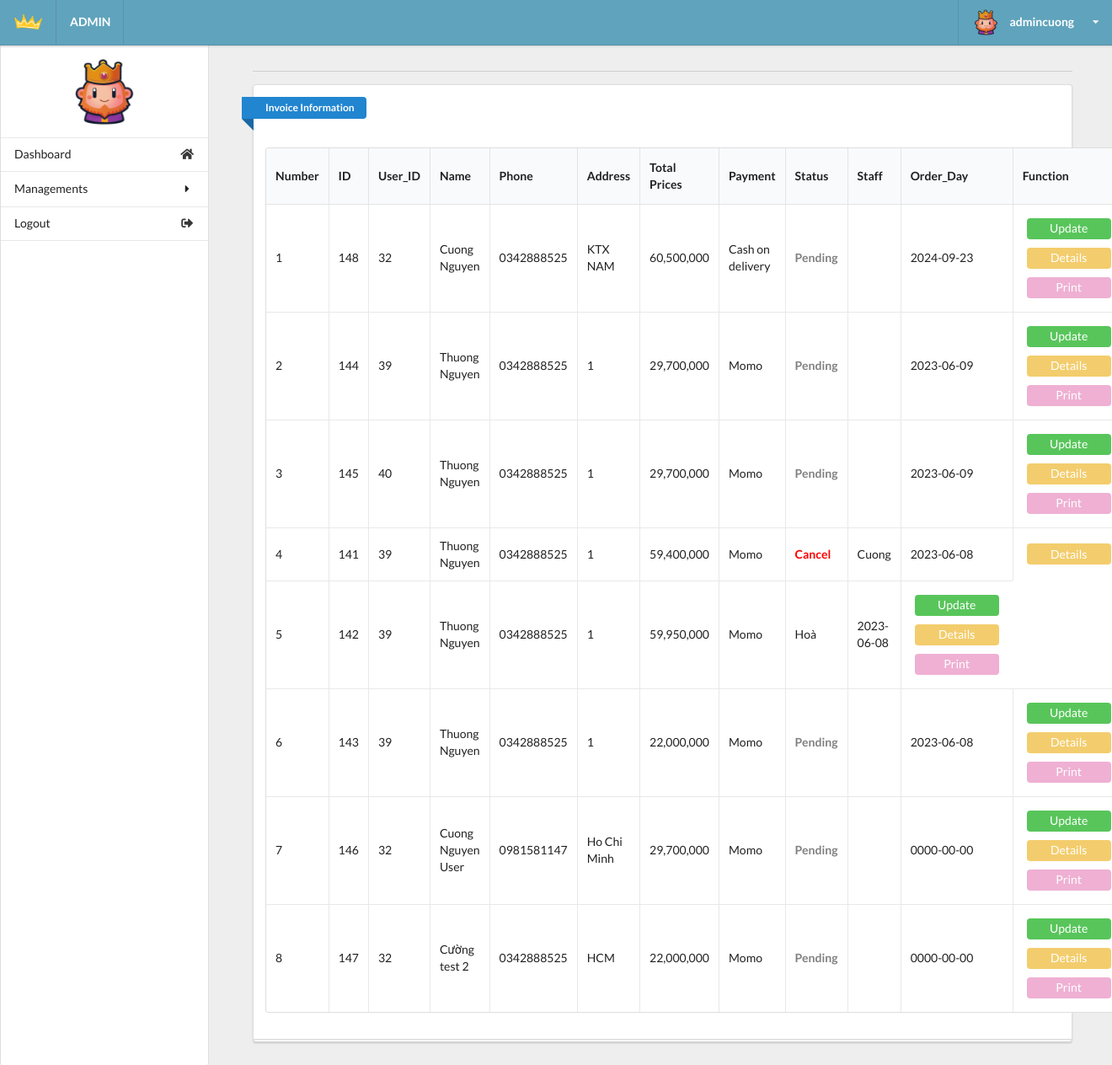
The app's page /admin/admin.php?act=invoice (signed in) with its own data.
### tables this page shows
CREATE TABLE `tbl_order` (
  `id` int(9) NOT NULL,
  `invoice_id` varchar(20) NOT NULL,
  `total_prices` double(10,0) NOT NULL DEFAULT 0,
  `payment` tinyint(1) NOT NULL DEFAULT 1,
  `id_user` int(11) NOT NULL,
  `fname` varchar(20) NOT NULL,
  `lname` varchar(20) NOT NULL,
  `phone` varchar(20) NOT NULL,
  `email` varchar(50) NOT NULL,
  `address` varchar(255) NOT NULL,
  `notes` varchar(255) NOT NULL DEFAULT 'Not note',
  `due_date` date NOT NULL DEFAULT current_timestamp(),
  `status` varchar(20) NOT NULL DEFAULT 'Pending',
  `employee_pr` int(11) DEFAULT NULL
);

CREATE TABLE `tbl_user` (
  `id` int(11) NOT NULL,
  `name_us` varchar(50) DEFAULT NULL,
  `address_us` varchar(100) DEFAULT NULL,
  `email` varchar(50) NOT NULL,
  `user` varchar(20) NOT NULL,
  `password_us` varchar(20) NOT NULL,
  `role_us` tinyint(1) NOT NULL DEFAULT 0
);

### model/invoicedb.php (called while the page is built, shortened)
<?php
    function getall_invoice(){
        $conn=connectdb();
        $stmt = $conn->prepare("SELECT * FROM tbl_order ORDER BY due_date DESC");
        $stmt->execute();
        $kq=$stmt->fetchAll();
        return $kq;
    }
?>

### model/userdb.php (called while the page is built, shortened)
<?php
function getall_user(){
    $conn=connectdb();
    $stmt = $conn->prepare("SELECT * FROM tbl_user");
    $stmt->execute();
    $kq=$stmt->fetchAll();
    return $kq;
}
?>

### admin/invoice.php (the view, shortened to what this page needs)
<div class="right floated thirteen wide computer sixteen wide phone column" id="content">
    <div class="ui container grid">
        <div class="row">
            <div class="fifteen wide computer sixteen wide phone centered column center-table">
                <div class="ui divider"></div>
                <div class="ui grid">
                    <div class="sixteen wide computer sixteen wide phone centered column">
                        <div class="ui stacked segment">
                            <div class="ui blue ribbon icon label">Invoice Information</div>
                            <br><br>
                            <table id="example" class="ui celled table responsive nowrap unstackable"
                                style="width:100%">
                                <thead>
                                    <tr>
                                        <th>Number</th>
                                        <th>ID</th>
                                        <th>User_ID</th>
                                        <th>Name</th>
                                        <th>Phone</th>
                                        <th>Address</th>
                                        <th>Total Prices</th>
                                        <th>Payment</th>
                                        <th>Status</th>
                                        <th>Staff</th>
                                        <th>Order_Day</th>
                                        <th>Function</th>
                                    </tr>
                                </thead>
                                <?php
                  if (isset($kq) && (count($kq) > 0)) {
                    $i = 1;
                    foreach ($kq as $invoice) {
                      echo '
                        <tr>
                          <td>'.$i.'</td>
                          <td>'.$invoice['id'].'</td>
                          <td>'.$invoice['id_user'].'</td>
                          <td>'.$invoice['fname']. ' ' .$invoice['lname'].'</td>
                          <td>'.$invoice['phone'].'</td>
                          <td>'.$invoice['address'].'</td>
                          <td>'.number_format($invoice['total_prices']).'</td>
                        ';
                        if($invoice['payment'] ==1)
                        {
                          echo '<td>Cash on delivery</td>';
                        } else{
                          echo '<td>Momo</td>';
                        }
                        if($invoice['status'] =="Pending")
                        {
                          echo '<td class="status-pending">'.$invoice['status'].'</td>';
                        } elseif ($invoice['status'] == "Cancel"){
                          echo '<td class="status-cancel">'.$invoice['status'].'</td>';
                        } elseif ($invoice['status'] == "Delivered"){
                          echo '<td class="status-ordered">'.$invoice['status'].'</td>';
                        };
                        $check_us = 0;
                        foreach($user as $us)
                        {
                          if($us['id']==$invoice['employee_pr'])
                          {
                            echo '<td>'.$us['name_us'].'</td>';
                            $check_us = 1;
                          }
                        }
                        if($check_us == 0)
                        {
                          echo '<td> </td>';
                        }
                        echo '
                          <td>'.$invoice['due_date'].'</td>
                        ';
                        if($invoice['status'] == "Cancel")
                        {
                          echo'
                          <td>
                            <button  class="button-detail"><a class="change-a" href="../web_user/fashionApp.php?act=print_invoice_admin&iddh='.$invoice['id'].'">Details</a></button>
                          </td>
                        </tr>';
                        }
                        else {
                          echo'
                          <td>
                            <button  class="button-update"><a class="change-a" href="admin.php?act=updateform_invoice&id='.$invoice['id'].'">Update</a></button>
                            <button  class="button-detail"><a class="change-a" href="../web_user/fashionApp.php?act=print_invoice_admin&iddh='.$invoice['id'].'">Details</a></button>
                            <button  class="button-print"><a class="change-a" href="../web_user/fashionApp.php?act=print_invoice_admin&iddh='.$invoice['id'].'">Print</a></button>
                          </td>
                        </tr>';
                        }
                      $i++;
                    }
                  }
                ?>
                            </table>
                        </div>
                    </div>
                </div>
            </div>
        </div>
    </div>
</div>
</div>
</body>
</html>

### admin/css/main.css (style rules this page uses)
html, body { background-color: #eeeeee; height: 100%; width: 100%; margin: 0; padding: 0; }
#content { top: 1em; }
.button-update { background-color: #58c55b; border: none; color: white; padding: 4px 20px; width: 100px; height: 25px; text-align: center; text-decoration: none; display: inline-block; border-radius: 4px; margin: 5px; }
.button-detail { background-color: #f3cd6d; border: none; color: white; padding: 4px 20px; width: 100px; height: 25px; text-align: center; text-decoration: none; display: inline-block; border-radius: 4px; margin: 5px; }
.button-print { background-color: #efb0d3; border: none; color: white; padding: 4px 20px; width: 100px; height: 25px; text-align: center; text-decoration: none; display: inline-block; border-radius: 4px; margin: 5px; }
.change-a { color: white; width: 100%; }
.status-cancel { color: red; font-weight: bold; }
.status-pending { color: grey; font-weight: bold; }

### records on screen
tbl_order: id "148", id_user "32", fname "Cuong", lname "Nguyen", phone "0342888525", address "KTX NAM", total_prices "60,500,000", payment "Cash on delivery", status "Pending", due_date "2024-09-23"
tbl_order: id "144", id_user "39", fname "Thuong", lname "Nguyen", phone "0342888525", address "1", total_prices "29,700,000", payment "Momo", status "Pending", due_date "2023-06-09"
tbl_order: id "145", id_user "40", fname "Thuong", lname "Nguyen", phone "0342888525", address "1", total_prices "29,700,000", payment "Momo", status "Pending", due_date "2023-06-09"
tbl_order: id "141", id_user "39", fname "Thuong", lname "Nguyen", phone "0342888525", address "1", total_prices "59,400,000", payment "Momo", status "Cancel", due_date "2023-06-08"
tbl_user: name_us "Cuong"
tbl_order: id "142", id_user "39", fname "Thuong", lname "Nguyen", phone "0342888525", address "1", total_prices "59,950,000", payment "Momo", due_date "2023-06-08"
tbl_user: name_us "Hoà"
tbl_order: id "143", id_user "39", fname "Thuong", lname "Nguyen", phone "0342888525", address "1", total_prices "22,000,000", payment "Momo", status "Pending", due_date "2023-06-08"
tbl_order: id "146", id_user "32", fname "Cuong", lname "Nguyen User", phone "0981581147", address "Ho Chi Minh", total_prices "29,700,000", payment "Momo", status "Pending", due_date "0000-00-00"
tbl_order: id "147", id_user "32", fname "Cường", lname "test 2", phone "0342888525", address "HCM", total_prices "22,000,000", payment "Momo", status "Pending", due_date "0000-00-00"

### other values on screen
$_SESSION['name'] "admincuong"
